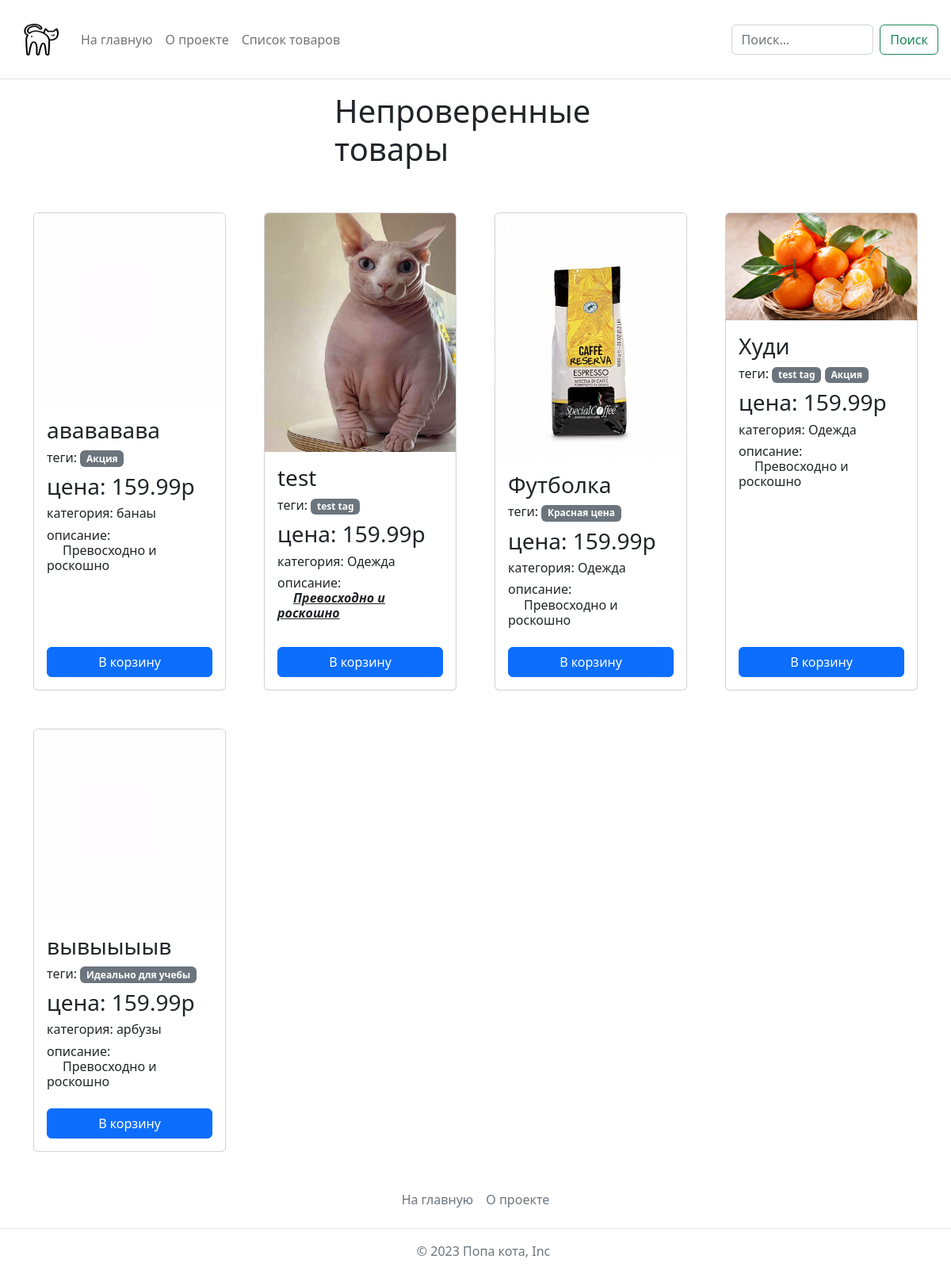
Screenshot of /ru/catalog/unverified with the database file from the repository.
### catalog/models.py (models this page shows, shortened)
class Item(AbstractionModel):
    objects = ItemManager()
    text = models.TextField(
        "описание товара",
        help_text="Опишите товар",
        validators=[
            custom_validator("превосходно", "роскошно"),
        ],
        default="Превосходно и роскошно",
    )
    is_on_main = models.BooleanField(
        "на главной",
        default=False,
    )
    category = models.ForeignKey(
        "category",
        on_delete=models.CASCADE,
        related_name="catalog_items",
        verbose_name="каталог",
    )
    tags = models.ManyToManyField(
        Tag,
        verbose_name="теги",
    )
    preview = models.ImageField(
        "превью",
        help_text="будет приведено к размеру 300x300",
        upload_to="catalog/preview",
        default="default.png",
    )
    updated = models.DateTimeField(
        "дата обновления",
        auto_now=True,
    )
    created = models.DateTimeField(
        "дата обновления",
        auto_now=True,
    )
    class Meta:
        verbose_name = "товар"
        verbose_name_plural = "товары"

class Tag(AbstractionModel):
    slug = models.SlugField(
        "слаг тега",
        unique=True,
        help_text="слаг",
        validators=[
            MaxLengthValidator(200),
        ],
    )
    class Meta:
        verbose_name = "тег"
        verbose_name_plural = "теги"

class Category(AbstractionModel):
    slug = models.SlugField(
        "слаг категории",
        unique=True,
        help_text="слаг",
        validators=[
            MaxLengthValidator(200),
        ],
    )
    weight = models.PositiveSmallIntegerField(
        "вес категории",
        help_text="Укажите вес категории",
        default=100,
    )
    class Meta:
        verbose_name = "категория"
        verbose_name_plural = "категории"

### catalog/views.py (the view)
# urls.py: path("unverified", views.unverified),
def unverified(request):
    template = "catalog/unverified.html"
    items = (
        Item.objects.item_items_list()
        .filter(
            created__gte=models.F(Item.updated.field.name)
            - datetime.timedelta(seconds=1),
            created__lte=models.F(Item.updated.field.name)
            + datetime.timedelta(seconds=1),
        )
        .order_by("?")
    )[:5]
    context = {"items": items}
    return render(request, template, context)

### catalog/models.py (called while the page is built)
    def item_items_list(self):
        return (
            self.get_queryset()
            .select_related("category")
            .prefetch_related(
                models.Prefetch(
                    "tags",
                    queryset=Tag.objects.filter(
                        is_published=True,
                    ).only("name"),
                )
            )
            .filter(is_published=True, category__is_published=True)
            .only("name", "text", "preview", "category__name", "tags__name")
            .order_by(Lower("category__name"), "name")
        )

### core/models.py (called while the page is built)
    def __str__(self):
        return self.name

### templates/catalog/unverified.html (shortened to what this page needs)
{% extends 'base.html' %}
{% load static %}
{% block content %}
  <div class="container">
    <div class="row gy-5">
      <div class="col-4 offset-4">
        <h1>Непроверенные товары</h1>
      </div>
      <div>
        {% include 'includes/items_grid.html' with items=items%}
      </div>
    </div>
  </div>
{% endblock %}

### templates/includes/items_grid.html
<div class="row row-cols-4 g-5">
    {% for item in items %}
    <div class="col d-flex align-items-stretch">
      {% load thumbnail %}
      {% thumbnail item.preview "300x300" crop="center" as preview %}
      {% include 'includes/card.html' with card_text=item.text card_title=item.name price="159.99р" card_tags=item.tags.all|slice:":5" image_url=preview.url card_category=item.category.name item_id_=item.id%}
      {% endthumbnail %}
    </div>
    {% empty %}
      <span> ничего нет </span>
    {% endfor %}
  </div>

### templates/includes/card.html (shortened to what this page needs)
<div class="card" style="width: 18rem;">
    <img src={{ image_url }} class="card-img-top">
    <div class="card-body d-flex flex-column">
      <h3 class="card-title">{{ card_title }}</h3>
      <h6 class="card-tags">теги:
      {% for tag in card_tags %}
        <span class="badge bg-secondary"> {{ tag }}</span>
      {% endfor %}
      </h6>
      <h3>цена: {{ price }}</h3>
      <h6>категория: {{ card_category }}</h6>
      {% autoescape off %}
      <h6 class="card-text">описание: {{ card_text|truncatewords:10 }} </h6>
      {% endautoescape %}
      <a href="#" class="btn btn-primary mt-auto">В корзину</a>
    </div>
  </div>

### templates/base.html (style rules this page uses)
p { text-indent: 20px; }

### rows the page displays
Item: name "авававава", price "159.99р", text "Превосходно и роскошно"
Tag: name "Акция"
Category: name "банаы"
Item: shows a picture, name "test", price "159.99р", text "Превосходно и роскошно"
Tag: name "test tag"
Category: name "Одежда"
Item: shows a picture, name "Футболка", price "159.99р", text "Превосходно и роскошно"
Tag: name "Красная цена"
Item: shows a picture, name "Худи", price "159.99р", text "Превосходно и роскошно"
Item: name "вывыыыыв", price "159.99р", text "Превосходно и роскошно"
Tag: name "Идеально для учебы"
Category: name "арбузы"
